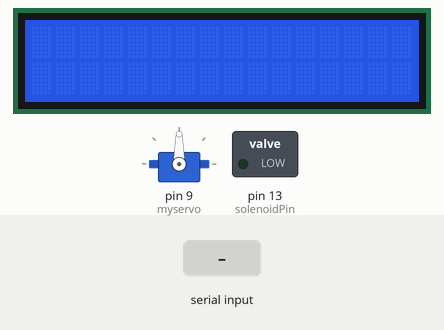
A sketch run on a simulated Arduino Uno, built with avr-gcc and run on an emulated ATmega328P. On the bench: servo, 16×2 character LCD, switched loads named in the sketch (green lamp = pin HIGH). Inputs (shaded band) come from the test bench.

Above: at 1.2 s.
1.3 s: byte 1 (1) received over Serial
At 5.3 s:
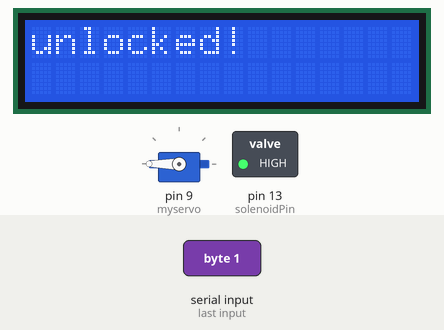
At 10.8 s:
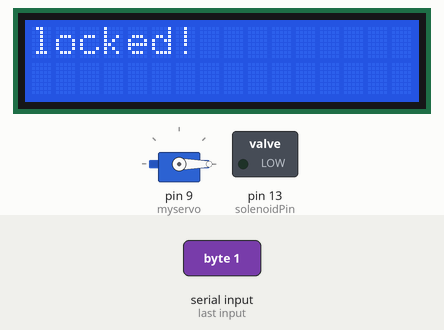
11.2 s: "1" received over Serial
At 13.3 s:
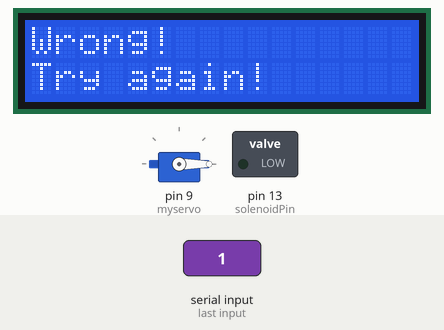
14.2 s: "0" received over Serial
17.2 s: "2" received over Serial
Timing chart, 0 to 20.2 s (numbered marks = the images above; inputs shaded):
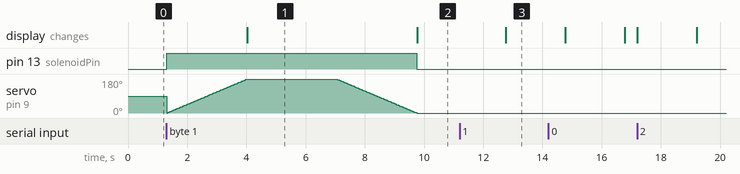

The sketch:

servo.ino
```cpp
    int solenoidPin = 13; //This is the output pin on the Arduino
int doi;
#include <Servo.h>
#include <LiquidCrystal.h>

// initialize the library by associating any needed LCD interface pin
// with the arduino pin number it is connected to
const int rs = 4, en = 2, d4 = A0, d5 = A1, d6 = A2, d7 = A3;
LiquidCrystal lcd(rs, en, d4, d5, d6, d7);

Servo myservo;  // create servo object to control a servo
// twelve servo objects can be created on most boards

int pos = 0;    // variable to store the servo position
void setup()
{
  Serial.begin(9600);
  myservo.attach(9);  // attaches the servo on pin 9 to the servo object
  pinMode(solenoidPin, OUTPUT); //Sets that pin as an output
   // set up the LCD's number of columns and rows:
  lcd.begin(16, 2);
}
void loop()
{
if(Serial.available()>0)
{
    doi = Serial.read();
    //Serial.println(doi);
    //Serial.println("\n");
    //doi = doi - 48;
   if (doi == 1)
   {
    //Serial.println(1);
    digitalWrite(solenoidPin, HIGH); //Switch Solenoid ON
    //delay(1000); //Wait .15 Second
     //digitalWrite(solenoidPin, LOW);
     for (pos = 0; pos <= 180; pos += 1) { // goes from 0 degrees to 180 degrees
    // in steps of 1 degree
    myservo.write(pos);              // tell servo to go to position in variable 'pos'
    delay(15);                       // waits 15ms for the servo to reach the position

  }
  lcd.print("unlocked!");


  delay(3000);


  for (pos = 180; pos>=0; pos -= 1) { // goes from 0 degrees to 180 degrees
    // in steps of 1 degree
    myservo.write(pos);              // tell servo to go to position in variable 'pos'
    delay(15);                       // waits 15ms for the servo to reach the position

  }
  digitalWrite(solenoidPin, LOW);
  lcd.clear();
  lcd.print("locked!");
  delay(3000);
  lcd.clear();

    }
  else
    {
       lcd.print("Wrong!");
       lcd.setCursor(0, 1);
       lcd.print("Try again!");
       delay(2000);
       lcd.clear();
    }
}
}
```

Measured:
- after the input at 1.3 s, pin 13 (solenoidPin): LOW → HIGH at once, → LOW 8.5 s later; the display: changes after 2.7 s (image 1)
- after the input at 11.2 s, the display: first differs from a run without the input after 1.6 s (image 3)
